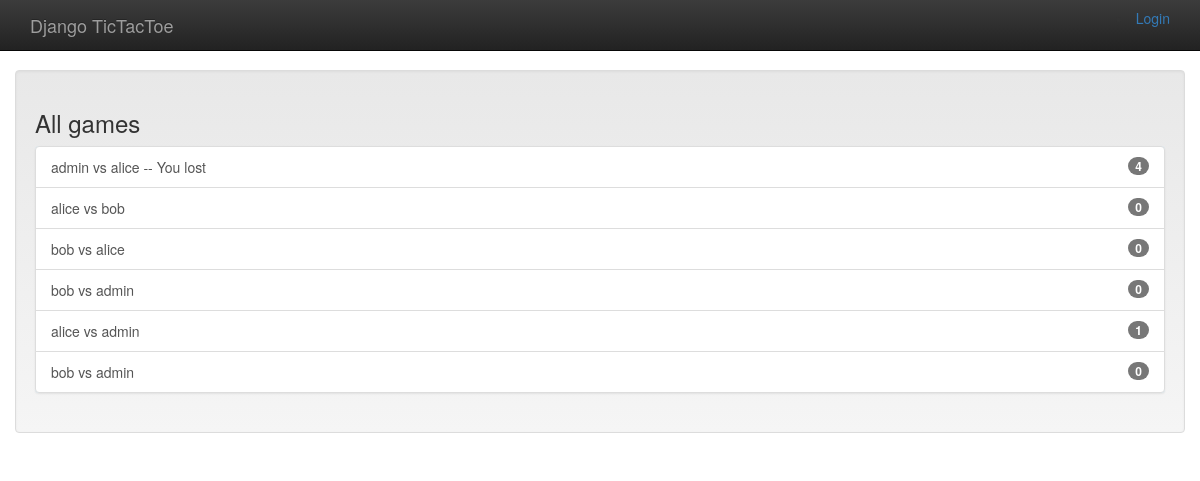
Screenshot of /games/all with the database file from the repository.
### gameplay/models.py (models this page shows, shortened)
class Game(models.Model):
    first_player = models.ForeignKey(User, related_name="games_first_player", on_delete=models.CASCADE)
    second_player = models.ForeignKey(User, related_name="games_second_player", on_delete=models.CASCADE)
    start_time = models.DateTimeField(auto_now_add=True)
    last_active = models.DateTimeField(auto_now_add=True)
    status = models.CharField(max_length=1, default=FIRST_PLAYER_TO_MOVE, choices=GAME_STATUS_CHOICES)
    objects = GamesQuerySet.as_manager()
    def get_absolute_url(self):
        return reverse('gameplay_detail', args=[self.id])
    def __str__(self):
        return "{0} vs {1}".format(self.first_player, self.second_player)

### gameplay/views.py (the view)
# urls.py: path('all', AllGamesList.as_view())
class AllGamesList(ListView):
    model = Game

### templates/gameplay/game_list.html
{% extends 'base.html' %}
{% block content %}
    <div class="well col-ms-6">
    <h3>All games</h3>
    {% include "player/game_list_snippet.html" with games_list=object_list %}
    </div>
{% endblock content %}

### templates/player/game_list_snippet.html
{% if games_list %}
    <div class="list-group bg-info">
        {% for game in games_list %}
            <a class="list-group-item" href="{{ game.get_absolute_url }}">
            {{ game }}
            {% if game.status not in 'FS' %}
                {% if game.status == 'D' %}
                    -- Draw
                {% elif game.status == 'W' and user == game.first_player %}
                    -- You won!
                {% elif game.status == 'L' and user == game.second_player %}
                    -- You won!
                {% else %}
                    -- You lost
                {% endif %}
            {% endif %}
            <span class="badge">{{ game.move_set.count }}</span>
            </a>
        {% endfor %}
    </div>
{% else %}
    <p>There is no games list</p>
{% endif %}

### templates/base.html (style rules this page uses)
body { padding-top: 70px; padding-bottom: 20px; }

### rows the page displays
Game: first_player+second_player "admin vs alice", status "-- You lost", move_set.count "4"
Game: first_player+second_player "alice vs bob", move_set.count "0"
Game: first_player+second_player "bob vs alice", move_set.count "0"
Game: first_player+second_player "bob vs admin", move_set.count "0"
Game: first_player+second_player "alice vs admin", move_set.count "1"
Game: first_player+second_player "bob vs admin", move_set.count "0"
